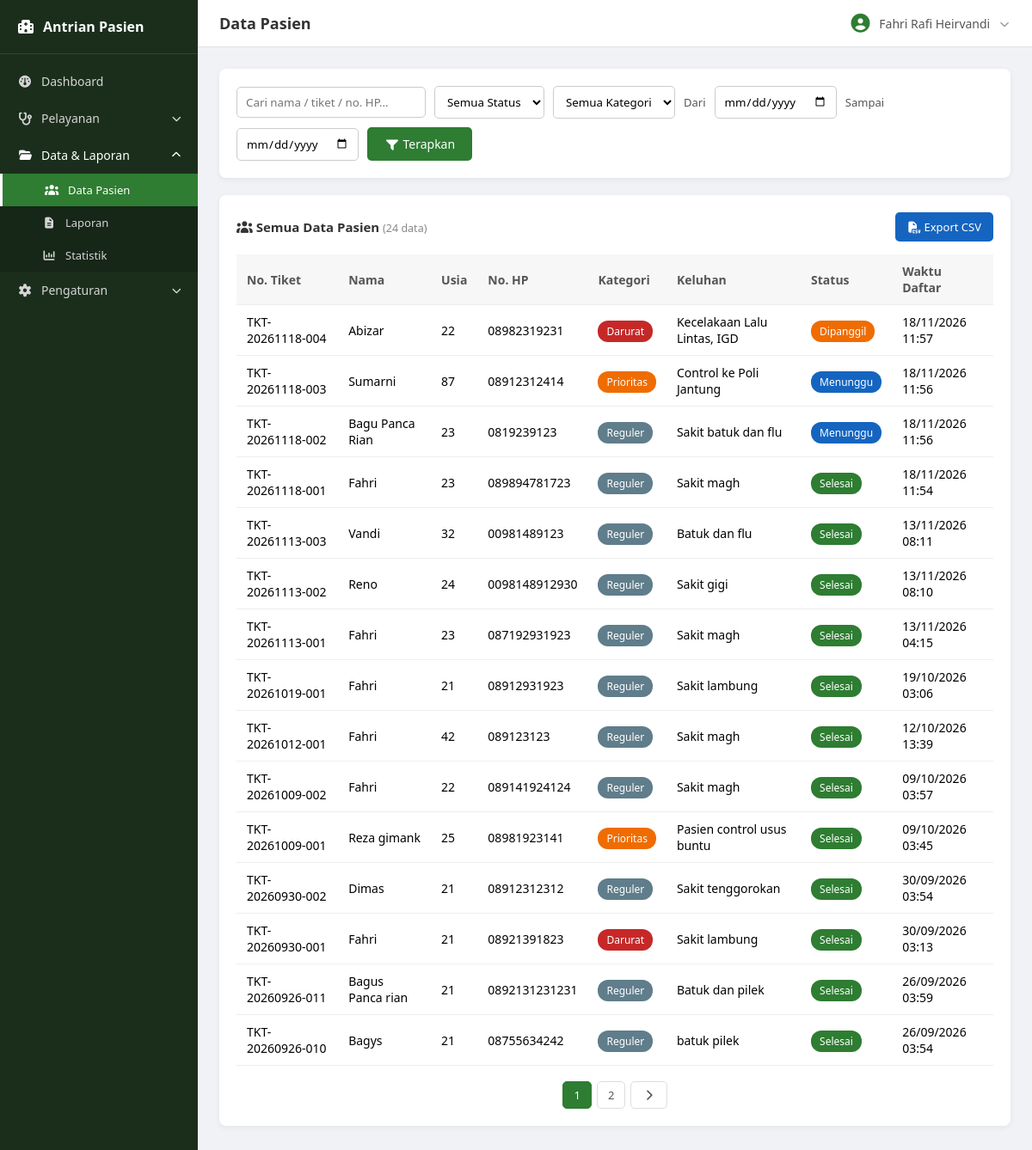
The app's page /admin/data_pasien.php (signed in) with its own data.
### tables this page shows
CREATE TABLE `pasien` (
  `id` int(11) NOT NULL,
  `no_tiket` varchar(20) NOT NULL,
  `nama` varchar(100) NOT NULL,
  `usia` int(11) NOT NULL,
  `no_hp` varchar(20) DEFAULT NULL,
  `keluhan` varchar(255) DEFAULT NULL,
  `kategori` enum('darurat','prioritas','reguler') NOT NULL DEFAULT 'reguler',
  `status` enum('menunggu','dipanggil','selesai') NOT NULL DEFAULT 'menunggu',
  `created_at` timestamp NOT NULL DEFAULT current_timestamp(),
  `updated_at` timestamp NULL DEFAULT NULL ON UPDATE current_timestamp()
);

### admin/data_pasien.php (the view, shortened to what this page needs)
<?php
$pageTitle = 'Data Pasien';
include 'includes/header.php';
$cari     = trim($_GET['cari'] ?? '');
$status   = $_GET['status'] ?? '';
$kategori = $_GET['kategori'] ?? '';
$dari     = $_GET['dari'] ?? '';
$sampai   = $_GET['sampai'] ?? '';
if (!in_array($status, ['menunggu', 'dipanggil', 'selesai'], true)) $status = '';
if (!in_array($kategori, ['darurat', 'prioritas', 'reguler'], true)) $kategori = '';
$where  = [];
$params = [];
$whereSql = $where ? 'WHERE ' . implode(' AND ', $where) : '';
$perHalaman = 15;
$halaman    = max(1, (int) ($_GET['hal'] ?? 1));
$stmt = $pdo->prepare("SELECT COUNT(*) FROM pasien $whereSql");
$stmt->execute($params);
$totalData  = (int) $stmt->fetchColumn();
$totalHal   = max(1, (int) ceil($totalData / $perHalaman));
$halaman    = min($halaman, $totalHal);
$offset     = ($halaman - 1) * $perHalaman;
$stmt = $pdo->prepare("SELECT * FROM pasien $whereSql ORDER BY created_at DESC LIMIT $perHalaman OFFSET $offset");
$stmt->execute($params);
$daftar = $stmt->fetchAll();
$qs = http_build_query(array_filter([
    'cari' => $cari, 'status' => $status, 'kategori' => $kategori,
    'dari' => $dari, 'sampai' => $sampai,
], fn($v) => $v !== ''));
$qsPrefix = $qs ? $qs . '&' : '';
?>
<div class="filter-section">
    <form method="GET" class="filter-form wrap">
        <input type="text" name="cari" placeholder="Cari nama / tiket / no. HP..." value="<?= htmlspecialchars($cari) ?>">
        <select name="status">
            <option value="">Semua Status</option>
        </select>
        <select name="kategori">
            <option value="">Semua Kategori</option>
        </select>
        <label>Dari</label>
        <input type="date" name="dari" value="<?= htmlspecialchars($dari) ?>">
        <label>Sampai</label>
        <input type="date" name="sampai" value="<?= htmlspecialchars($sampai) ?>">
        <button type="submit" class="btn-submit"><i class="fa-solid fa-filter"></i> Terapkan</button>
    </form>
</div>
<div class="table-section">
    <div class="table-header">
        <h4><i class="fa-solid fa-users"></i> Semua Data Pasien <small class="muted">(<?= $totalData ?> data)</small></h4>
        <a href="export_pasien.php?<?= htmlspecialchars($qs) ?>" class="btn-export">
            <i class="fa-solid fa-file-csv"></i> Export CSV
        </a>
    </div>
    <div class="table-scroll">
    <table class="table-antrian">
        <thead>
            <tr>
                <th>No. Tiket</th>
                <th>Nama</th>
                <th>Usia</th>
                <th>No. HP</th>
                <th>Kategori</th>
                <th>Keluhan</th>
                <th>Status</th>
                <th>Waktu Daftar</th>
            </tr>
        </thead>
        <tbody>
            <?php if (empty($daftar)): ?>
                <tr><td colspan="8" style="text-align:center;">Tidak ada data yang cocok dengan filter.</td></tr>
            <?php else: ?>
                <?php foreach ($daftar as $p): ?>
                <tr>
                    <td><?= htmlspecialchars($p['no_tiket']) ?></td>
                    <td><?= htmlspecialchars($p['nama']) ?></td>
                    <td><?= (int) $p['usia'] ?></td>
                    <td><?= htmlspecialchars($p['no_hp'] ?? '-') ?></td>
                    <td><span class="badge badge-<?= $p['kategori'] ?>"><?= ucfirst($p['kategori']) ?></span></td>
                    <td><?= htmlspecialchars($p['keluhan'] ?? '-') ?></td>
                    <td><span class="badge badge-status-<?= $p['status'] ?>"><?= ucfirst($p['status']) ?></span></td>
                    <td><?= date('d/m/Y H:i', strtotime($p['created_at'])) ?></td>
                </tr>
                <?php endforeach; ?>
            <?php endif; ?>
        </tbody>
    </table>
    </div>
    <?php if ($totalHal > 1): ?>
    <div class="pagination">
        <?php for ($i = max(1, $halaman - 2); $i <= min($totalHal, $halaman + 2); $i++): ?>
            <a href="?<?= $qsPrefix ?>hal=<?= $i ?>" class="<?= $i === $halaman ? 'current' : '' ?>"><?= $i ?></a>
        <?php endfor; ?>
        <?php if ($halaman < $totalHal): ?>
            <a href="?<?= $qsPrefix ?>hal=<?= $halaman + 1 ?>"><i class="fa-solid fa-chevron-right"></i></a>
        <?php endif; ?>
    </div>
    <?php endif; ?>
</div>
<?php include 'includes/footer.php'; ?>

### admin/includes/header.php (shortened to what this page needs)
<!DOCTYPE html>
<html lang="id">
<head>
    <link rel="stylesheet" href="../css/style.css">
    <link rel="stylesheet" href="../css/admin.css">
    <link rel="stylesheet" href="../css/vendor/fontawesome/css/all.min.css">
</head>
<body>
<div class="wrapper">
    <?php include 'includes/sidebar.php'; ?>
    <div class="main-content">
        <div class="topbar">
            <h3><?= $pageTitle ?? '' ?></h3>
            <div class="topbar-user" id="profileToggle">
                <i class="fa-solid fa-circle-user"></i>
                <span><?= htmlspecialchars($_SESSION['nama']) ?></span>
                <i class="fa-solid fa-chevron-down dropdown-arrow"></i>
            </div>
        </div>
        <div class="content-body">

### admin/includes/sidebar.php (shortened to what this page needs)
<?php
$currentPage = basename($_SERVER['PHP_SELF']);
$grupPelayanan  = ['pendaftaran.php', 'edit_pasien.php'];
$grupData       = ['data_pasien.php', 'laporan.php', 'statistik.php'];
$grupPengaturan = ['pengguna.php', 'ganti_password.php'];
?>
<div class="sidebar">
    <div class="sidebar-brand">
        <i class="fa-solid fa-hospital"></i>
        <span>Antrian Pasien</span>
    </div>
    <nav class="sidebar-menu">
        <a href="dashboard.php" class="<?= $currentPage === 'dashboard.php' ? 'active' : '' ?>">
            <i class="fa-solid fa-gauge"></i> Dashboard
        </a>
        <div class="menu-group <?= in_array($currentPage, $grupPelayanan) ? 'open' : '' ?>">
            <button type="button" class="menu-toggle">
                <i class="fa-solid fa-stethoscope"></i>
                <span>Pelayanan</span>
                <i class="fa-solid fa-chevron-down menu-arrow"></i>
            </button>
        </div>
        <div class="menu-group <?= in_array($currentPage, $grupData) ? 'open' : '' ?>">
            <button type="button" class="menu-toggle">
                <i class="fa-solid fa-folder-open"></i>
                <span>Data & Laporan</span>
                <i class="fa-solid fa-chevron-down menu-arrow"></i>
            </button>
            <div class="submenu">
                <a href="data_pasien.php" class="<?= $currentPage === 'data_pasien.php' ? 'active' : '' ?>">
                    <i class="fa-solid fa-users"></i> Data Pasien
                </a>
                <a href="laporan.php" class="<?= $currentPage === 'laporan.php' ? 'active' : '' ?>">
                    <i class="fa-solid fa-file-lines"></i> Laporan
                </a>
                <a href="statistik.php" class="<?= $currentPage === 'statistik.php' ? 'active' : '' ?>">
                    <i class="fa-solid fa-chart-column"></i> Statistik
                </a>
            </div>
        </div>
        <div class="menu-group <?= in_array($currentPage, $grupPengaturan) ? 'open' : '' ?>">
            <button type="button" class="menu-toggle">
                <i class="fa-solid fa-gear"></i>
                <span>Pengaturan</span>
                <i class="fa-solid fa-chevron-down menu-arrow"></i>
            </button>
        </div>
    </nav>
</div>

### admin/includes/footer.php (shortened to what this page needs)
</div>
    </div>
</div>
</body>
</html>

### css/style.css (style rules this page uses)
* { margin: 0; padding: 0; box-sizing: border-box; font-family: 'Segoe UI', Arial, sans-serif; }
body { background-color: #f0f2f5; }

### css/admin.css (style rules this page uses)
.wrapper { display: flex; min-height: 100vh; }
.sidebar { width: 230px; background-color: #1b2e1c; color: #ffffff; flex-shrink: 0; }
.sidebar-brand { display: flex; align-items: center; gap: 10px; padding: 20px; font-size: 16px; font-weight: bold; border-bottom: 1px solid rgba(255, 255, 255, 0.1); }
.sidebar-menu { display: flex; flex-direction: column; padding: 10px 0; }
.sidebar-menu a { display: flex; align-items: center; gap: 10px; padding: 12px 20px; color: #d5d5d5; text-decoration: none; font-size: 14px; }
.sidebar-menu a i { width: 18px; text-align: center; }
.sidebar-menu a.active { background-color: #2e7d32; color: #ffffff; border-left: 3px solid #ffffff; }
.main-content { flex: 1; background-color: #f0f2f5; }
.topbar { background-color: #ffffff; padding: 15px 25px; display: flex; justify-content: space-between; align-items: center; border-bottom: 1px solid #e0e0e0; }
.topbar h3 { color: #333333; font-size: 18px; }
.topbar-user { display: flex; align-items: center; gap: 8px; color: #555555; font-size: 14px; position: relative; cursor: pointer; }
.topbar-user i { font-size: 22px; color: #2e7d32; }
.topbar-user .dropdown-arrow { font-size: 11px !important; color: #999999 !important; margin-left: 2px; }
.content-body { padding: 25px; }
.form-section, .table-section, .filter-section { background-color: #ffffff; border-radius: 8px; padding: 20px; margin-bottom: 20px; box-shadow: 0 2px 6px rgba(0, 0, 0, 0.06); }
.form-section h4, .table-section h4 { margin-bottom: 15px; color: #333333; font-size: 15px; }
.table-header { display: flex; justify-content: space-between; align-items: center; margin-bottom: 15px; }
.table-header h4 { margin-bottom: 0; }
.btn-submit { grid-column: span 2; background-color: #2e7d32; color: #ffffff; border: none; padding: 10px; border-radius: 5px; cursor: pointer; font-size: 14px; width: fit-content; padding-left: 20px; padding-right: 20px; }
.table-antrian { width: 100%; border-collapse: collapse; }
.table-antrian th, .table-antrian td { text-align: left; padding: 10px 12px; border-bottom: 1px solid #eeeeee; font-size: 14px; }
.table-antrian th { background-color: #f7f7f7; color: #555555; }
.badge { padding: 4px 10px; border-radius: 12px; font-size: 12px; color: #ffffff; }
.badge-darurat { background-color: #c62828; }
.badge-prioritas { background-color: #ef6c00; }
.badge-reguler { background-color: #607d8b; }
.filter-form { display: flex; align-items: center; gap: 10px; }
.filter-form input { padding: 8px 10px; border: 1px solid #cccccc; border-radius: 5px; }
.filter-form.wrap { flex-wrap: wrap; }
.filter-form select { padding: 8px 10px; border: 1px solid #cccccc; border-radius: 5px; background-color: #ffffff; }
.filter-form label { font-size: 13px; color: #555555; }
.filter-form .btn-submit { grid-column: auto; }
.muted { color: #888888; font-weight: normal; }
.table-scroll { overflow-x: auto; }
.badge-status-menunggu { background-color: #1565c0; }
.badge-status-dipanggil { background-color: #ef6c00; }
.badge-status-selesai { background-color: #2e7d32; }
.btn-export { background-color: #1565c0; color: #ffffff; padding: 8px 14px; border-radius: 5px; text-decoration: none; font-size: 13px; }
.pagination { display: flex; justify-content: center; gap: 6px; margin-top: 18px; }
.pagination a { padding: 6px 12px; border: 1px solid #dddddd; border-radius: 5px; color: #555555; text-decoration: none; font-size: 13px; }
.pagination a.current { background-color: #2e7d32; border-color: #2e7d32; color: #ffffff; }
.menu-toggle { display: flex; align-items: center; gap: 10px; width: 100%; padding: 12px 20px; background: none; border: none; color: #d5d5d5; font-size: 14px; text-align: left; cursor: pointer; }
.menu-toggle i { width: 18px; text-align: center; }
.menu-toggle span { flex: 1; }
.menu-toggle .menu-arrow { width: auto; font-size: 11px; transition: transform 0.25s; }
.menu-group.open .menu-arrow { transform: rotate(180deg); }
.menu-group.open > .menu-toggle { color: #ffffff; }
.submenu { display: none; background-color: rgba(0, 0, 0, 0.18); }
.menu-group.open .submenu { display: block; }
.submenu a { padding: 10px 20px 10px 48px; font-size: 13px; }

### records on screen
pasien: no_tiket "TKT-20261118-004", nama "Abizar", usia "22", no_hp "08982319231", kategori "Darurat", keluhan "Kecelakaan Lalu Lintas, IGD", status "Dipanggil", created_at "18/11/2026 11:57"
pasien: no_tiket "TKT-20261118-003", nama "Sumarni", usia "87", no_hp "08912312414", kategori "Prioritas", keluhan "Control ke Poli Jantung", status "Menunggu", created_at "18/11/2026 11:56"
pasien: no_tiket "TKT-20261118-002", nama "Bagu Panca Rian", usia "23", no_hp "0819239123", kategori "Reguler", keluhan "Sakit batuk dan flu", status "Menunggu", created_at "18/11/2026 11:56"
pasien: no_tiket "TKT-20261118-001", nama "Fahri", usia "23", no_hp "089894781723", kategori "Reguler", keluhan "Sakit magh", status "Selesai", created_at "18/11/2026 11:54"
pasien: no_tiket "TKT-20261113-003", nama "Vandi", usia "32", no_hp "00981489123", kategori "Reguler", keluhan "Batuk dan flu", status "Selesai", created_at "13/11/2026 08:11"
pasien: no_tiket "TKT-20261113-002", nama "Reno", usia "24", no_hp "0098148912930", kategori "Reguler", keluhan "Sakit gigi", status "Selesai", created_at "13/11/2026 08:10"
pasien: no_tiket "TKT-20261113-001", nama "Fahri", usia "23", no_hp "087192931923", kategori "Reguler", keluhan "Sakit magh", status "Selesai", created_at "13/11/2026 04:15"
pasien: no_tiket "TKT-20261019-001", nama "Fahri", usia "21", no_hp "08912931923", kategori "Reguler", keluhan "Sakit lambung", status "Selesai", created_at "19/10/2026 03:06"
pasien: no_tiket "TKT-20261012-001", nama "Fahri", usia "42", no_hp "089123123", kategori "Reguler", keluhan "Sakit magh", status "Selesai", created_at "12/10/2026 13:39"
pasien: no_tiket "TKT-20261009-002", nama "Fahri", usia "22", no_hp "089141924124", kategori "Reguler", keluhan "Sakit magh", status "Selesai", created_at "09/10/2026 03:57"
pasien: no_tiket "TKT-20261009-001", nama "Reza gimank", usia "25", no_hp "08981923141", kategori "Prioritas", keluhan "Pasien control usus buntu", status "Selesai", created_at "09/10/2026 03:45"
pasien: no_tiket "TKT-20260930-002", nama "Dimas", usia "21", no_hp "08912312312", kategori "Reguler", keluhan "Sakit tenggorokan", status "Selesai", created_at "30/09/2026 03:54"
pasien: no_tiket "TKT-20260930-001", nama "Fahri", usia "21", no_hp "08921391823", kategori "Darurat", keluhan "Sakit lambung", status "Selesai", created_at "30/09/2026 03:13"
pasien: no_tiket "TKT-20260926-011", nama "Bagus Panca rian", usia "21", no_hp "0892131231231", kategori "Reguler", keluhan "Batuk dan pilek", status "Selesai", created_at "26/09/2026 03:59"
pasien: no_tiket "TKT-20260926-010", nama "Bagys", usia "21", no_hp "08755634242", kategori "Reguler", keluhan "batuk pilek", status "Selesai", created_at "26/09/2026 03:54"

### other values on screen
$pageTitle "Data Pasien"
$_SESSION['nama'] "Fahri Rafi Heirvandi"
$totalData "24"
